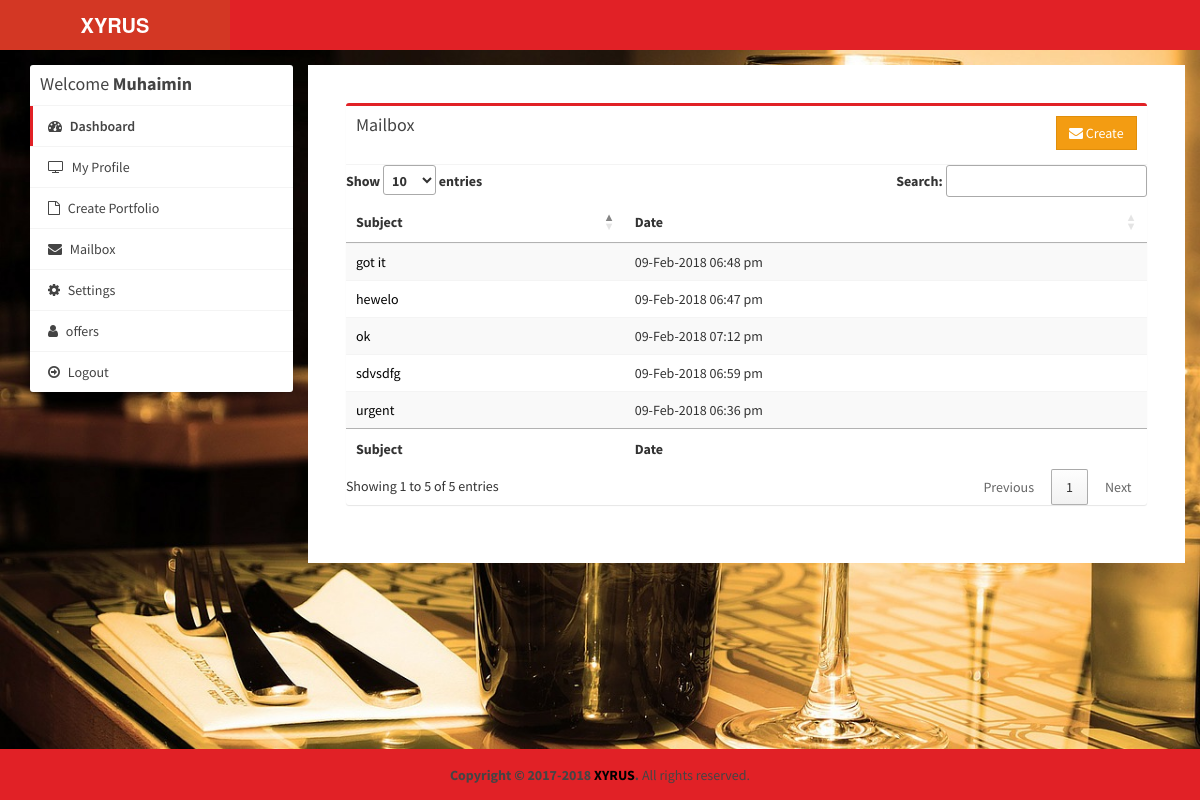
Screenshot of /photographers/mailbox.php (signed in) with the database file from the repository.
### tables this page shows
CREATE TABLE `mailbox` (
  `id_mailbox` int(11) NOT NULL,
  `id_fromuser` int(11) NOT NULL,
  `fromuser` varchar(255) NOT NULL,
  `id_touser` int(11) NOT NULL,
  `subject` varchar(255) NOT NULL,
  `message` text NOT NULL,
  `createdAt` timestamp NOT NULL DEFAULT CURRENT_TIMESTAMP,
  `touser` varchar(50) DEFAULT NULL
);

### photographers/mailbox.php (the view, shortened to what this page needs)
<?php
require_once("../db.php");
?>
<!DOCTYPE html>
<html>
<head>
  <link rel="stylesheet" href="https://cdnjs.cloudflare.com/ajax/libs/twitter-bootstrap/3.3.7/css/bootstrap.min.css">
  <link rel="stylesheet" href="https://cdnjs.cloudflare.com/ajax/libs/font-awesome/4.7.0/css/font-awesome.min.css">
  <link rel="stylesheet" href="https://cdnjs.cloudflare.com/ajax/libs/ionicons/2.0.1/css/ionicons.min.css">
  <link rel="stylesheet" href="../css/AdminLTE.min.css">
  <link rel="stylesheet" href="../css/_all-skins.min.css">
  <link rel="stylesheet" href="../css/custom.css">
  <link rel="stylesheet" href="https://cdn.datatables.net/1.10.15/css/jquery.dataTables.min.css">
</head>
<body class="hold-transition skin-red sidebar-mini">
<div class="wrapper">
  <header class="main-header skin-red">
    <a href="index.php" class="logo">
      <span class="logo-lg"><b>XYRUS</b></span>
    </a>
    <nav class="navbar navbar-static-top">
    </nav>
  </header>
  <div class="content-wrapper" style="margin-left: 0px;">
    <section id="candidates" class="content-header">
      <div class="container">
        <div class="row">
          <div class="col-md-3">
            <div class="box box-solid">
              <div class="box-header with-border">
                <h3 class="box-title">Welcome <b><?php echo $_SESSION['name']; ?></b></h3>
              </div>
              <div class="box-body no-padding">
                <ul class="nav nav-pills nav-stacked">
                  <li class="active"><a href="index.php"><i class="fa fa-dashboard"></i> Dashboard</a></li>
                  <li><a href="edit-profile.php"><i class="fa fa-tv"></i> My Profile</a></li>
                  <li><a href="create-gallary.php"><i class="fa fa-file-o"></i> Create Portfolio</a></li>
                  <li><a href="mailbox.php"><i class="fa fa-envelope"></i> Mailbox</a></li>
                  <li><a href="settings.php"><i class="fa fa-gear"></i> Settings</a></li>
                  <li><a href="resume-database.php"><i class="fa fa-user"></i> offers</a></li>
                  <li><a href="../logout.php"><i class="fa fa-arrow-circle-o-right"></i> Logout</a></li>
                </ul>
              </div>
            </div>
          </div>
          <div class="col-md-9 bg-white padding-2">
          <section class="content">
      <div class="row">
        <div class="col-md-12">
          <div class="box box-primary">
            <div class="box-header with-border">
              <h3 class="box-title" style="margin-bottom: 20px;">Mailbox</h3>
              <div class="pull-right">
                <a href="create-mail.php" class="btn btn-warning btn-flat"><i class="fa fa-envelope"></i> Create</a>
              </div>
            </div>
            <div class="box-body no-padding">
              <div class="table-responsive mailbox-messages">
                <table id="example1" class="table table-hover table-striped">
                  <thead>
                    <tr>
                      <th>Subject</th>
                      <th>Date</th>
                    </tr>
                  </thead>
                  <tbody>
                  <?php
                    $sql = "SELECT * FROM mailbox WHERE id_fromuser='$_SESSION[id_company]' OR id_touser='$_SESSION[id_company]'";
                    $result = $conn->query($sql);
                    if($result->num_rows >  0 ){
                        while($row = $result->fetch_assoc()) {
                  ?>
                  <tr>
                    <td class="mailbox-subject"><a href="read-mail.php?id_mail=<?php echo $row['id_mailbox']; ?>"><?php echo $row['subject']; ?></a></td>
                    <td class="mailbox-date"><?php echo date("d-M-Y h:i a", strtotime($row['createdAt'])); ?></td>
                  </tr>
                  <?php
                      }
                    }
                  ?>
                  </tbody>
                  <tfoot>
                    <tr>
                      <th>Subject</th>
                      <th>Date</th>
                    </tr>
                  </tfoot>
                </table>
              </div>
            </div>
          </div>
        </div>
      </div>
    </section>
          </div>
        </div>
      </div>
    </section>
  </div>
 <footer class="main-footer" style="margin-left: 0px;">
    <div class="text-center">
      <strong>Copyright &copy; 2017-2018 <a href="">XYRUS</a>.</strong> All rights
    reserved.
    </div>
  </footer>
</div>
</body>
</html>

### css/custom.css (style rules this page uses)
.padding-2 { padding: 2%; }
.bg-white { background-color: #fff; }

### rows the page displays
mailbox: subject "urgent", createdAt "09-Feb-2018 06:36 pm"
mailbox: subject "hewelo", createdAt "09-Feb-2018 06:47 pm"
mailbox: subject "got it", createdAt "09-Feb-2018 06:48 pm"
mailbox: subject "sdvsdfg", createdAt "09-Feb-2018 06:59 pm"
mailbox: subject "ok", createdAt "09-Feb-2018 07:12 pm"

### other values shown
$_SESSION['name'] "Muhaimin"
